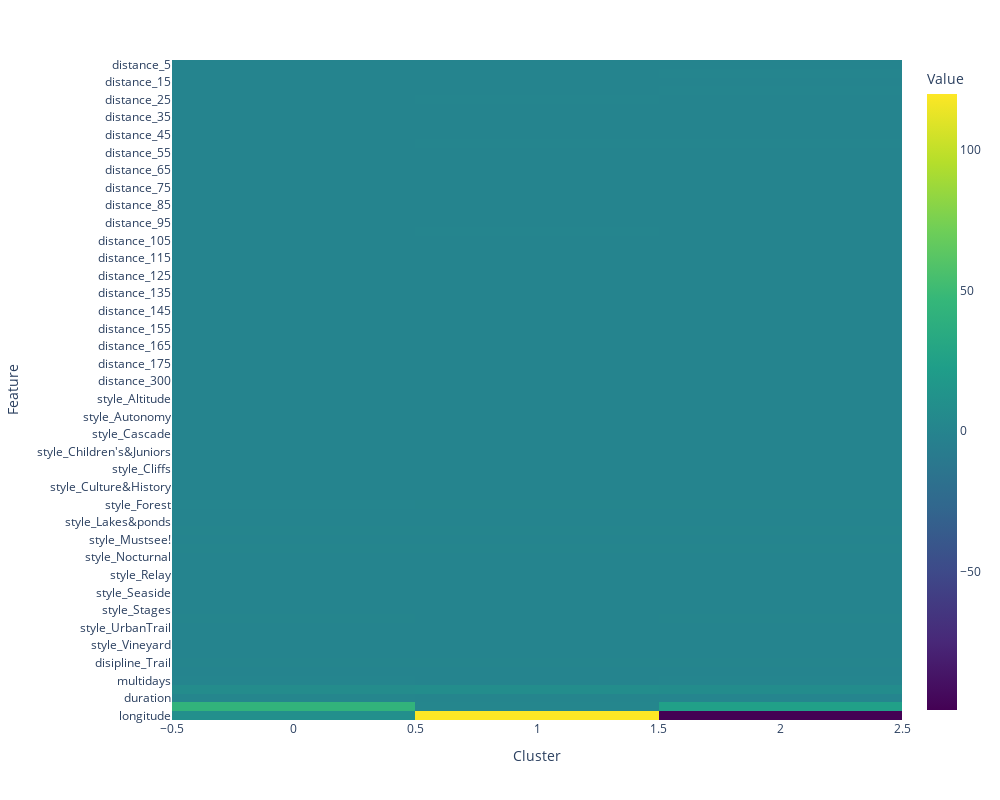

The cell this chart's notebook holds for it:
### Code cell
# Group by cluster and compute mean
X_cluster['cluster'] = kmeans.labels_
cluster_means = X_cluster.groupby('cluster').mean()

fig = px.imshow(
    cluster_means.T,
    labels=dict(x="Cluster", y="Feature", color="Value"),
    color_continuous_scale='viridis'
)
fig.update_layout(width=1000, height=800)
fig.show()

### Figure 1 — Plotly figure (JSON) as saved in the notebook; plotly's stock layout.template omitted (floating-point values rounded to 4 significant figures; data arrays with more than 128 entries replaced by an {"elided": "..."} marker saying what was removed)
{"data": [{"coloraxis": "coloraxis", "hovertemplate": "Cluster: %{x}<br>Feature: %{y}<br>Value: %{z}<extra></extra>", "name": "0", "type": "heatmap", "x": [0, 1, 2], "xaxis": "x", "y": ["distance_5", "distance_10", "distance_15", "distance_20", "distance_25", "distance_30", "distance_35", "distance_40", "distance_45", "distance_50", "distance_55", "distance_60", "distance_65", "distance_70", "distance_75", "distance_80", "distance_85", "distance_90", "distance_95", "distance_100", "distance_105", "distance_110", "distance_115", "distance_120", "distance_125", "distance_130", "distance_135", "distance_140", "distance_145", "distance_150", "distance_155", "distance_160", "distance_165", "distance_170", "distance_175", "distance_250", "distance_300", "style_", "style_Altitude", "style_Asateam", "style_Autonomy", "style_Capitals/largecities", "style_Cascade", "style_Castles", "style_Children's&Juniors", "style_CitytoCity", "style_Cliffs", "style_Cross-border", "style_Culture&History", "style_Duo", "style_Forest", "style_Island", "style_Lakes&ponds", "style_Mountain", "style_Mustsee!", "style_Nature", "style_Nocturnal", "style_Overseveraldays", "style_Relay", "style_Sand", "style_Seaside", "style_Snow", "style_Stages", "style_UTMBWorldSeries", "style_UrbanTrail", "style_Vertical", "style_Vineyard", "disipline_Road Running", "disipline_Trail", "disipline_Walking", "multidays", "month", "duration", "latitude", "longitude"], "yaxis": "y", "z": {"elided": "75x3 float values"}}], "layout": {"coloraxis": {"colorbar": {"title": {"text": "Value"}}, "colorscale": [[0, "#440154"], [0.1111, "#482878"], [0.2222, "#3e4989"], [0.3333, "#31688e"], [0.4444, "#26828e"], [0.5556, "#1f9e89"], [0.6667, "#35b779"], [0.7778, "#6ece58"], [0.8889, "#b5de2b"], [1, "#fde725"]]}, "height": 800, "margin": {"t": 60}, "width": 1000, "xaxis": {"anchor": "y", "constrain": "domain", "domain": [0, 1], "scaleanchor": "y", "title": {"text": "Cluster"}}, "yaxis": {"anchor": "x", "autorange": "reversed", "constrain": "domain", "domain": [0, 1], "title": {"text": "Feature"}}}}
